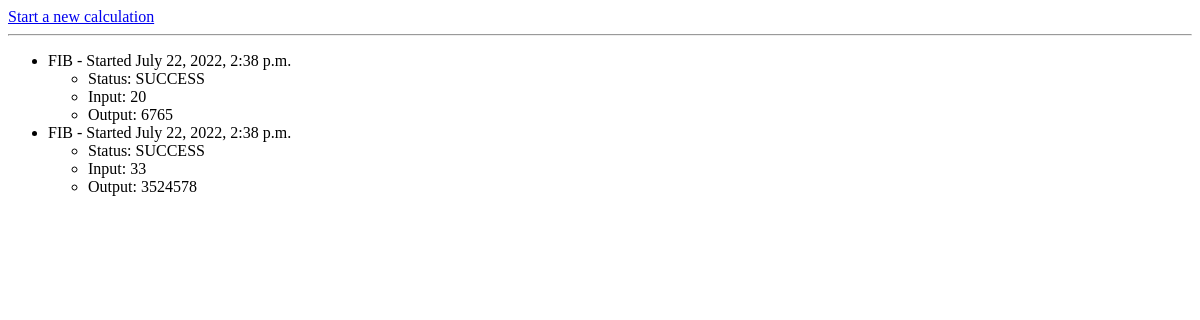
Page /fb/list on the earlier database version.
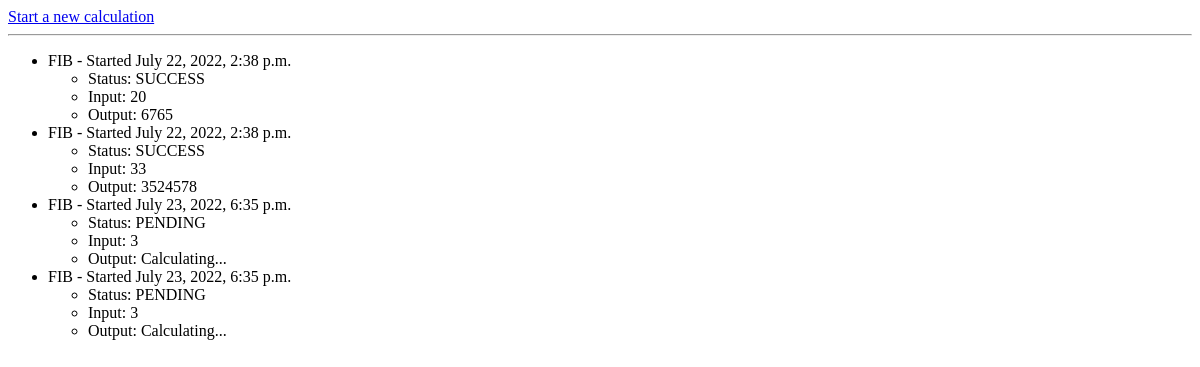
Same page on the later database version.
### fb/models.py (models this page shows)
class Calculation(models.Model):
    EQUATION_FIBONACCI = 'FIB'
    EQUATIONS = ((EQUATION_FIBONACCI, 'Fibonacci'),)
    STATUS_PENDING = 'PENDING'
    STATUS_ERROR = 'ERROR'
    STATUS_SUCCESS = 'SUCCESS'
    STATUSES = (
        (STATUS_PENDING, 'Pending'),
        (STATUS_ERROR, 'Error'),
        (STATUS_SUCCESS, 'Success'),
    )
    equation = models.CharField(max_length=3, choices=EQUATIONS)
    input = models.IntegerField()
    output = models.IntegerField(blank=True, null=True)
    created_at = models.DateTimeField(auto_now_add=True)
    modified_at = models.DateTimeField(auto_now=True)
    status = models.CharField(max_length=8, choices=STATUSES)
    message = models.CharField(max_length=110, blank=True)

### fb/views.py (the view)
# urls.py: path('list', FibonacciListView.as_view(), name='fibonacci_list'),
class FibonacciListView(View):
    def get(self, request):
        context = {'calculations': Calculation.objects.all()}
        return render(request, 'fib/list.html', context=context)

### fb/templates/fib/list.html
<html>
<head></head>
<body>
    <a href="{% url 'fibonacci_start' %}">Start a new calculation</a>
    <hr>
    <ul>
        {% for calculation in calculations %}
        <li>{{ calculation.equation }} - Started {{ calculation.created_at }}
            <ul>
                <li>Status: {{ calculation.status }}</li>
                <li>Input: {{ calculation.input }}</li>
                <li>Output:
                    {% if calculation.output %}
                    {{ calculation.output }}
                    {% else %}
                    Calculating...
                    {% endif %}
                </li>
            </ul>
        </li>
        {% endfor %}
</body>
</html>

Differences in the rows shown:
added Calculation: equation "FIB", created_at "July 23, 2022, 6:35 p.m.", status "PENDING", input "3", shows "Calculating..."
added Calculation: equation "FIB", created_at "July 23, 2022, 6:35 p.m.", status "PENDING", input "3", shows "Calculating..."
